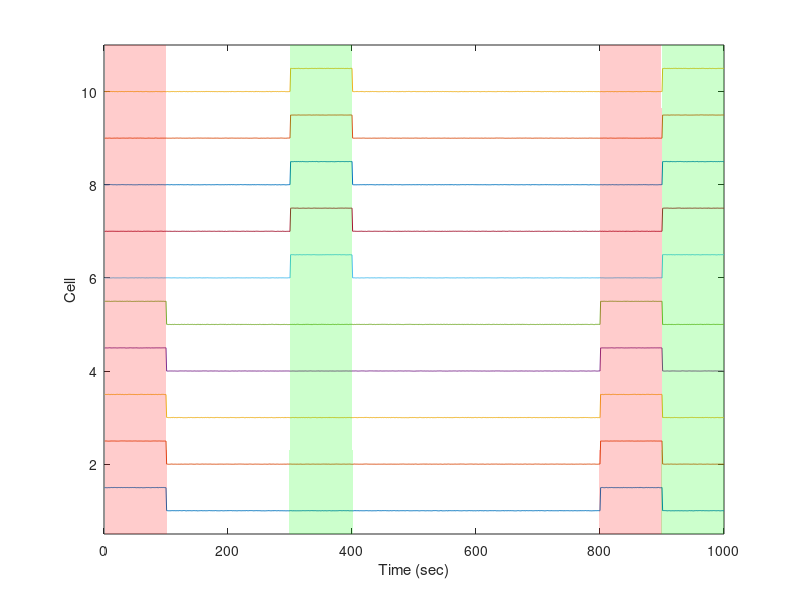

Recreate this plot in MATLAB. (Note: this script raises an error after producing the figure.)
X = zeros(1000, 10);
Y = zeros(1000, 1);

% Fake Data Classes
Y(1:100) = 1;
Y(300:400) = 2;
Y(800:900) = 1;
Y(900:1000) = 2;

% Randomized X data channels
for i = 1:1000
   if i <= 100
      X(i, 1) = 100 + (rand()-0.5)*sqrt(2);
      X(i, 2) = 100 + (rand()-0.5)*sqrt(2);
      X(i, 3) = 100 + (rand()-0.5)*sqrt(2);
      X(i, 4) = 100 + (rand()-0.5)*sqrt(2);
      X(i, 5) = 100 + (rand()-0.5)*sqrt(2);
      X(i, 6) = (rand()-0.5)*sqrt(2);
      X(i, 7) = (rand()-0.5)*sqrt(2);
      X(i, 8) = (rand()-0.5)*sqrt(2);
      X(i, 9) = (rand()-0.5)*sqrt(2);
      X(i, 10) = (rand()-0.5)*sqrt(2);
   end
   if i > 100 && i <= 300
      X(i, 1) = (rand()-0.5)*sqrt(2);
      X(i, 2) = (rand()-0.5)*sqrt(2);
      X(i, 3) = (rand()-0.5)*sqrt(2);
      X(i, 4) = (rand()-0.5)*sqrt(2);
      X(i, 5) = (rand()-0.5)*sqrt(2);
      X(i, 6) = (rand()-0.5)*sqrt(2);
      X(i, 7) = (rand()-0.5)*sqrt(2);
      X(i, 8) = (rand()-0.5)*sqrt(2);
      X(i, 9) = (rand()-0.5)*sqrt(2);
      X(i, 10) = (rand()-0.5)*sqrt(2);
   end
   if i > 300 && i <= 400
      X(i, 1) = (rand()-0.5)*sqrt(2);
      X(i, 2) = (rand()-0.5)*sqrt(2);
      X(i, 3) = (rand()-0.5)*sqrt(2);
      X(i, 4) = (rand()-0.5)*sqrt(2);
      X(i, 5) = (rand()-0.5)*sqrt(2);
      X(i, 6) = 100 + (rand()-0.5)*sqrt(2);
      X(i, 7) = 100 + (rand()-0.5)*sqrt(2);
      X(i, 8) = 100 + (rand()-0.5)*sqrt(2);
      X(i, 9) = 100 + (rand()-0.5)*sqrt(2);
      X(i, 10) = 100 + (rand()-0.5)*sqrt(2);
   end
   if i > 400 && i <= 800
      X(i, 1) = (rand()-0.5)*sqrt(2);
      X(i, 2) = (rand()-0.5)*sqrt(2);
      X(i, 3) = (rand()-0.5)*sqrt(2);
      X(i, 4) = (rand()-0.5)*sqrt(2);
      X(i, 5) = (rand()-0.5)*sqrt(2);
      X(i, 6) = (rand()-0.5)*sqrt(2);
      X(i, 7) = (rand()-0.5)*sqrt(2);
      X(i, 8) = (rand()-0.5)*sqrt(2);
      X(i, 9) = (rand()-0.5)*sqrt(2);
      X(i, 10) = (rand()-0.5)*sqrt(2);
   end
   if i > 800 && i <= 900
      X(i, 1) = 100 + (rand()-0.5)*sqrt(2);
      X(i, 2) = 100 + (rand()-0.5)*sqrt(2);
      X(i, 3) = 100 + (rand()-0.5)*sqrt(2);
      X(i, 4) = 100 + (rand()-0.5)*sqrt(2);
      X(i, 5) = 100 + (rand()-0.5)*sqrt(2);
      X(i, 6) = (rand()-0.5)*sqrt(2);
      X(i, 7) = (rand()-0.5)*sqrt(2);
      X(i, 8) = (rand()-0.5)*sqrt(2);
      X(i, 9) = (rand()-0.5)*sqrt(2);
      X(i, 10) = (rand()-0.5)*sqrt(2);
   end
   if i > 900 && i <= 1000
      X(i, 1) = (rand()-0.5)*sqrt(2);
      X(i, 2) = (rand()-0.5)*sqrt(2);
      X(i, 3) = (rand()-0.5)*sqrt(2);
      X(i, 4) = (rand()-0.5)*sqrt(2);
      X(i, 5) = (rand()-0.5)*sqrt(2);
      X(i, 6) = 100 + (rand()-0.5)*sqrt(2);
      X(i, 7) = 100 + (rand()-0.5)*sqrt(2);
      X(i, 8) = 100 + (rand()-0.5)*sqrt(2);
      X(i, 9) = 100 + (rand()-0.5)*sqrt(2);
      X(i, 10) = 100 + (rand()-0.5)*sqrt(2);
   end
end

% Plots the randomized data
figure (1)
Normalizer = max(max(X))*2;
plot(X(:, 1)/Normalizer + 1)
hold on
for iterator = 2:10
   plot(X(:, iterator)/Normalizer + iterator) 
end
area((Y == 1)*12,'FaceColor','r', 'FaceAlpha',.2,'EdgeAlpha', 0.001)
area((Y == 2)*12,'FaceColor','g', 'FaceAlpha',.2,'EdgeAlpha', 0.001)
axis([0 1000 0.5 11])

xlabel('Time (sec)')
ylabel('Cell')

%%

% Apply Linear Discriminant Analysis to the neuron data.
% Creates Figures 2 and 3 which are visualizations of the optimization
% parameters
Mdl = fitcdiscr(X, Y, 'OptimizeHyperparameters','auto', 'DiscrimType', 'pseudolinear');
% Mdl = fitcdiscr(X, Y, 'DiscrimType', 'pseudolinear');
% Resubstituion Error Calculation
L = resubLoss(Mdl);

[V,Lambda] = eig(Mdl.BetweenSigma, Mdl.Sigma, 'qz'); %Computes eigenvectors in matrix V and eigenvalues in matrix Lambda
D = Lambda;
[Lambda, sorted] = sort(diag(Lambda), 'descend');

figure (4)
scatter(V(1:5, sorted(1)), V(1:5, sorted(2)), 'filled')
hold on
scatter(V(6:10, sorted(1)), V(6:10, sorted(2)), 'filled')

for iterator5 = 1:10
    text(V(iterator5, sorted(1)), V(iterator5, sorted(2)), num2str(iterator5)) 
end

title('Testing LDA process on fake data')
xlabel('Linear Coordiate 1')
ylabel('Linear Coordiate 2')
axis([-1 1 -1 1])

% These two should be identical, because this is what the eigenvectors are
% solving for.
Test1 = Mdl.BetweenSigma*V;
Test2 = Mdl.Sigma*V*D;
